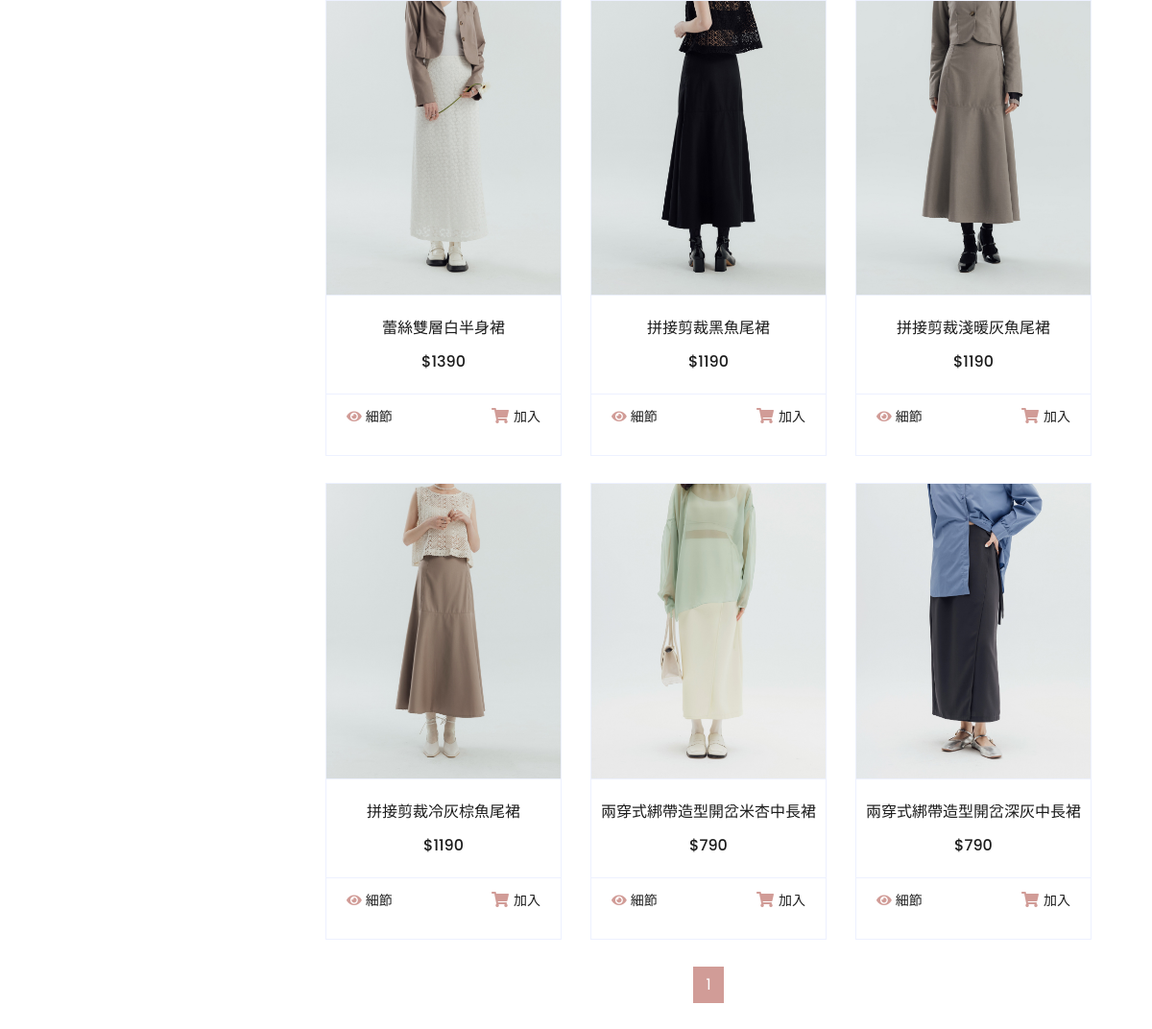
/all.php?category_choice=裙裝, run on the app's committed database.
### tables this page shows
CREATE TABLE `product` (
  `product_id` int(11) NOT NULL,
  `product_name` varchar(21) NOT NULL,
  `price` int(50) NOT NULL,
  `intro` varchar(200) DEFAULT NULL,
  `category` varchar(5) NOT NULL,
  `quality` int(11) DEFAULT NULL,
  `product_date` date NOT NULL
);

### all.php (the view, shortened to what this page needs)
<html lang="en">
<?php
$link = mysqli_connect("localhost", "root", "root123456", "group_03")
    or die("無法開啟MySQL資料庫連結!<br>");
mysqli_query($link, 'SET CHARACTER SET utf8');
mysqli_query($link, "SET collation_connection = 'utf8_unicode_ci'");
$category_choice = "全部";
if (isset($_GET['category_choice'])) {
    $category_choice = $_GET['category_choice'];
} else {
}
if($category_choice!="全部")
{
    $count_query = "SELECT COUNT(*) AS total FROM product WHERE category = '" . $category_choice . "'";
}
else{
    $count_query = "SELECT COUNT(*) AS total FROM product ";
}
$count_result = mysqli_query($link, $count_query);
$total_products = mysqli_fetch_assoc($count_result)['total'];
$products_per_page = 9;
$total_pages = ceil($total_products / $products_per_page);
$current_page = isset($_GET['page']) ? $_GET['page'] : 1;
$offset = ($current_page - 1) * $products_per_page;
?>
<head>
    <link href="https://cdnjs.cloudflare.com/ajax/libs/font-awesome/5.10.0/css/all.min.css" rel="stylesheet">
    <link href="lib/owlcarousel/assets/owl.carousel.min.css" rel="stylesheet">
    <link href="css/style.css" rel="stylesheet">
</head>
<body>
    <div class="container-fluid">
        <div class="row px-xl-5">
            <div class="col-lg-3 col-md-12">
            </div>
            <div class="col-lg-9 col-md-12">
                <div class="row pb-3">
                    <?php
                    $View_Detail = "細節";
                    $Add_To_Cart = "加入";
                    if ($category_choice == "全部") {
                        $sql = "SELECT * FROM product LIMIT " . $products_per_page . " OFFSET " . $offset;
                    } else {
                        $sql = "SELECT * FROM product WHERE category = '" . $category_choice . "' LIMIT " . $products_per_page . " OFFSET " . $offset;
                    }
                    $result = mysqli_query($link, $sql);
                    if (mysqli_num_rows($result) > 0) {
                        while ($row = mysqli_fetch_assoc($result)) {
                            $price = $row['price'];
                            $name = $row['product_name'];
                            $productID = $row['product_id'];
                            echo '<div class="col-lg-4 col-md-6 col-sm-12 pb-1">';
                            echo '<div class="card product-item border-0 mb-4">';
                            echo '<div class="card-header product-img position-relative overflow-hidden bg-transparent border p-0">';
                            echo '<img class="img-fluid w-100" src="img/' . $productID . '.jpg" alt="">';
                            echo '</div>';
                            echo '<div class="card-body border-left border-right text-center p-0 pt-4 pb-3">';
                            echo '<h6 class="text-truncate mb-3">' . $name . '</h6>';
                            echo '<div class="d-flex justify-content-center">';
                            echo '<h6>$' . $price . '</h6>';
                            echo '</div>';
                            echo '</div>';
                            echo '<div class="card-footer d-flex justify-content-between bg-light border">';
                            echo '<a href="detail.php?product_id=' . $productID . '" class="btn btn-sm text-dark p-0"><i class="fas fa-eye text-primary mr-1"></i>' . $View_Detail . '</a>';
                            echo '<form method="post" action="all.php?action=add&id=' . $row['product_id'] . '" >';
                            echo '<i class="fas fa-shopping-cart text-primary mr-1"></i><input type="submit" name="add_to_cart" class="btn btn-sm text-dark p-0" value="' . $Add_To_Cart . '">';
                            echo '</form>';
                            echo '</div>';
                            echo '</div>';
                            echo '</div>';
                        }
                    } else {
                        echo "沒有找到商品信息";
                    }
                    ?>
                    <?php
                    echo '<div class="col-12 pb-1">';
                    echo '<nav aria-label="Page navigation">';
                    echo '<ul class="pagination justify-content-center mb-3">';
                    if ($category_choice != "全部") {
                        for ($page = 1; $page <= $total_pages; $page++) {
                            echo '<li class="page-item' . ($page == $current_page ? ' active' : '') . '">';
                            echo '<a class="page-link" href="all.php?category=' . urlencode($category_choice) . '&page=' . $page . '">' . $page . '</a>';
                            echo '</li>';
                        }
                    }
                    echo '</ul>';
                    echo '</nav>';
                    echo '</div>';
                    ?>
                </div>
            </div>
        </div>
    </div>
</body>
</html>

### data on the page
product: shows a picture, product_name "蕾絲雙層白半身裙", price "1390"
product: shows a picture, product_name "拼接剪裁黑魚尾裙", price "1190"
product: shows a picture, product_name "拼接剪裁淺暖灰魚尾裙", price "1190"
product: shows a picture, product_name "拼接剪裁冷灰棕魚尾裙", price "1190"
product: shows a picture, product_name "兩穿式綁帶造型開岔米杏中長裙", price "790"
product: shows a picture, product_name "兩穿式綁帶造型開岔深灰中長裙", price "790"
